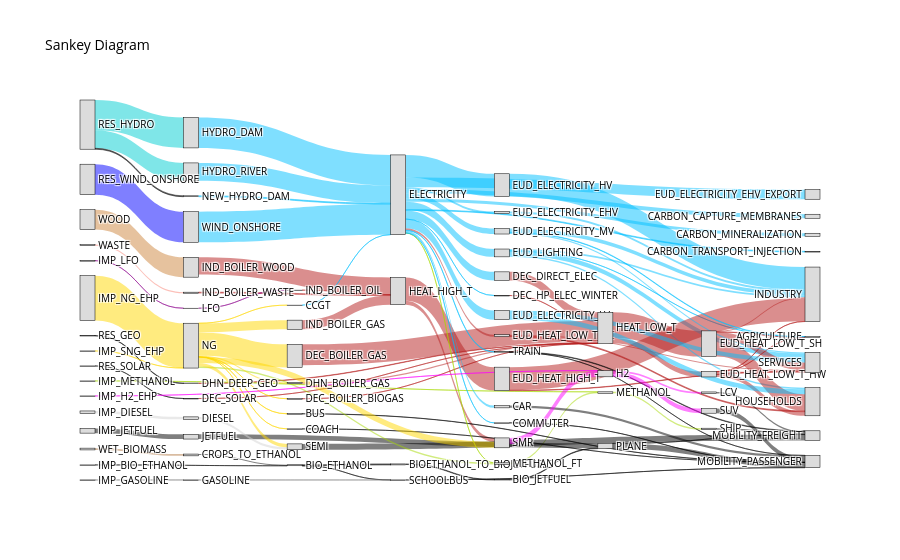

The notebook cell saved with this chart:
### Code cell
results_peaks_2050_carboneutre = run_model(energyscope_2050_carboneutre_peaks,apply_postprocessing=True)
plot_sankey(results_peaks_2050_carboneutre,aggregate_technology=False )

### Figure 1 — Plotly figure (JSON) as saved in the notebook; plotly's stock layout.template omitted (floating-point values rounded to 4 significant figures)
{"data": [{"link": {"color": ["rgba(0, 0, 0, 0.50)", "rgba(0, 0, 0, 0.50)", "rgba(0, 0, 0, 0.50)", "rgba(181, 31, 31, 0.50)", "rgba(181, 31, 31, 0.50)", "rgba(181, 31, 31, 0.50)", "rgba(181, 31, 31, 0.50)", "rgba(181, 31, 31, 0.50)", "rgba(181, 31, 31, 0.50)", "rgba(181, 31, 31, 0.50)", "rgba(181, 31, 31, 0.50)", "rgba(0, 0, 0, 0.50)", "rgba(211, 211, 211, 0.50)", "rgba(128, 128, 128, 0.50)", "rgba(0, 0, 0, 0.50)", "rgba(139, 0, 139, 0.50)", "rgba(165, 218, 0, 0.50)", "rgba(181, 31, 31, 0.50)", "rgba(181, 31, 31, 0.50)", "rgba(181, 31, 31, 0.50)", "rgba(181, 31, 31, 0.50)", "rgba(139, 0, 139, 0.50)", "rgba(165, 218, 0, 0.50)", "rgba(0, 0, 0, 0.50)", "rgba(0, 206, 209, 0.50)", "rgba(0, 0, 0, 0.50)", "rgba(0, 206, 209, 0.50)", "rgba(0, 0, 0, 0.50)", "rgba(0, 0, 255, 0.50)", "rgba(250, 128, 114, 0.50)", "rgba(179, 123, 68, 0.50)", "rgba(205, 133, 63, 0.50)", "rgba(0, 191, 255, 0.50)", "rgba(181, 31, 31, 0.50)", "rgba(0, 191, 255, 0.50)", "rgba(181, 31, 31, 0.50)", "rgba(181, 31, 31, 0.50)", "rgba(181, 31, 31, 0.50)", "rgba(181, 31, 31, 0.50)", "rgba(181, 31, 31, 0.50)", "rgba(0, 191, 255, 0.50)", "rgba(0, 191, 255, 0.50)", "rgba(0, 191, 255, 0.50)", "rgba(0, 191, 255, 0.50)", "rgba(181, 31, 31, 0.50)", "rgba(181, 31, 31, 0.50)", "rgba(181, 31, 31, 0.50)", "rgba(181, 31, 31, 0.50)", "rgba(181, 31, 31, 0.50)", "rgba(181, 31, 31, 0.50)", "rgba(181, 31, 31, 0.50)", "rgba(181, 31, 31, 0.50)", "rgba(181, 31, 31, 0.50)", "rgba(181, 31, 31, 0.50)", "rgba(0, 0, 0, 0.50)", "rgba(0, 0, 0, 0.50)", "rgba(0, 0, 0, 0.50)", "rgba(0, 0, 0, 0.50)", "rgba(0, 0, 0, 0.50)", "rgba(0, 0, 0, 0.50)", "rgba(0, 0, 0, 0.50)", "rgba(0, 0, 0, 0.50)", "rgba(0, 0, 0, 0.50)", "rgba(0, 0, 0, 0.50)", "rgba(0, 0, 0, 0.50)", "rgba(0, 0, 0, 0.50)", "rgba(0, 0, 0, 0.50)", "rgba(0, 0, 0, 0.50)", "rgba(0, 0, 0, 0.50)", "rgba(0, 0, 0, 0.50)", "rgba(128, 128, 128, 0.50)", "rgba(211, 211, 211, 0.50)", "rgba(165, 218, 0, 0.50)", "rgba(0, 191, 255, 0.50)", "rgba(0, 191, 255, 0.50)", "rgba(0, 191, 255, 0.50)", "rgba(0, 191, 255, 0.50)", "rgba(0, 191, 255, 0.50)", "rgba(0, 191, 255, 0.50)", "rgba(165, 218, 0, 0.50)", "rgba(0, 191, 255, 0.50)", "rgba(0, 191, 255, 0.50)", "rgba(0, 191, 255, 0.50)", "rgba(0, 191, 255, 0.50)", "rgba(0, 191, 255, 0.50)", "rgba(0, 191, 255, 0.50)", "rgba(0, 191, 255, 0.50)", "rgba(0, 191, 255, 0.50)", "rgba(0, 191, 255, 0.50)", "rgba(0, 191, 255, 0.50)", "rgba(0, 191, 255, 0.50)", "rgba(0, 191, 255, 0.50)", "rgba(0, 191, 255, 0.50)", "rgba(0, 191, 255, 0.50)", "rgba(0, 191, 255, 0.50)", "rgba(0, 191, 255, 0.50)", "rgba(0, 191, 255, 0.50)", "rgba(0, 191, 255, 0.50)", "rgba(255, 215, 0, 0.50)", "rgba(255, 215, 0, 0.50)", "rgba(255, 215, 0, 0.50)", "rgba(255, 215, 0, 0.50)", "rgba(255, 215, 0, 0.50)", "rgba(165, 218, 0, 0.50)", "rgba(255, 215, 0, 0.50)", "rgba(255, 215, 0, 0.50)", "rgba(255, 215, 0, 0.50)", "rgba(255, 215, 0, 0.50)", "rgba(255, 215, 0, 0.50)", "rgba(255, 215, 0, 0.50)", "rgba(255, 0, 255, 0.50)", "rgba(255, 0, 255, 0.50)", "rgba(255, 0, 255, 0.50)", "rgba(255, 0, 255, 0.50)"], "label": [2114.0, 3708.0, 3737.0, 6.641, 77510.0, 32050.0, 3.003, 25.2, 4439.0, 1623.0, 13920.0, 1.28, 9248.0, 253.2, 17380.0, 4.802, 1.848, 33680.0, 4.21, 3185.0, 64100.0, 4.802, 5395.0, 1623.0, 66430.0, 3419.0, 112700.0, 25.2, 113300.0, 3867.0, 6675.0, 73820.0, 35560.0, 7357.0, 29070.0, 87060.0, 19960.0, 95220.0, 3252.0, 4106.0, 82.84, 5622.0, 6727.0, 16630.0, 85580.0, 1473.0, 121.7, 15150.0, 712.4, 3973.0, 1096.0, 61720.0, 3725.0, 28680.0, 574.8, 8353.0, 42.15, 183.0, 6129.0, 444.6, 19050.0, 283.5, 21770.0, 5397.0, 17070.0, 1906.0, 4.17, 2114.0, 17380.0, 30.24, 253.2, 9248.0, 5397.0, 1.233, 14860.0, 11220.0, 2941.0, 32050.0, 1.501, 161.9, 112700.0, 66430.0, 3419.0, 113300.0, 8153.0, 83950.0, 34000.0, 20140.0, 8153.0, 83950.0, 18470.0, 15520.0, 1988.0, 13280.0, 4869.0, 8353.0, 183.0, 1911.0, 166400.0, 7.337, 1.864, 22800.0, 85630.0, 5827.0, 4771.0, 34190.0, 7.337, 574.8, 42.15, 12520.0, 7.946, 23190.0, 6129.0, 17070.0], "source": [1, 2, 12, 13, 14, 15, 16, 17, 18, 19, 34, 39, 40, 41, 43, 44, 45, 49, 50, 51, 52, 55, 57, 63, 64, 64, 64, 65, 66, 74, 75, 77, 21, 21, 21, 34, 35, 35, 29, 29, 31, 31, 31, 31, 27, 27, 28, 28, 28, 28, 30, 30, 30, 30, 4, 5, 10, 11, 54, 62, 62, 67, 68, 70, 72, 73, 73, 3, 53, 2, 32, 20, 56, 9, 21, 21, 21, 21, 21, 21, 37, 38, 60, 76, 21, 21, 21, 21, 22, 24, 25, 25, 26, 26, 26, 21, 21, 21, 46, 47, 61, 61, 61, 61, 61, 61, 61, 61, 61, 61, 42, 71, 33, 33], "target": [3, 1, 2, 35, 35, 35, 35, 35, 35, 35, 71, 2, 20, 32, 53, 55, 56, 34, 34, 34, 34, 50, 56, 19, 38, 60, 37, 17, 76, 51, 12, 52, 23, 29, 31, 27, 28, 30, 36, 69, 0, 36, 48, 69, 48, 69, 0, 36, 48, 69, 0, 36, 48, 69, 59, 59, 59, 59, 58, 58, 59, 59, 58, 58, 59, 58, 59, 62, 62, 67, 67, 68, 70, 21, 6, 7, 8, 15, 16, 57, 21, 21, 21, 21, 22, 24, 25, 26, 48, 48, 36, 69, 0, 48, 69, 5, 11, 73, 61, 61, 9, 71, 14, 57, 18, 49, 13, 4, 10, 68, 33, 33, 54, 72], "value": [2114.0, 3708.0, 3737.0, 6.641, 77510.0, 32050.0, 3.003, 25.2, 4439.0, 1623.0, 13920.0, 1.28, 9248.0, 253.2, 17380.0, 4.802, 1.848, 33680.0, 4.21, 3185.0, 64100.0, 4.802, 5395.0, 1623.0, 66430.0, 3419.0, 112700.0, 25.2, 113300.0, 3867.0, 6675.0, 73820.0, 35560.0, 7357.0, 29070.0, 87060.0, 19960.0, 95220.0, 3252.0, 4106.0, 82.84, 5622.0, 6727.0, 16630.0, 85580.0, 1473.0, 121.7, 15150.0, 712.4, 3973.0, 1096.0, 61720.0, 3725.0, 28680.0, 574.8, 8353.0, 42.15, 183.0, 6129.0, 444.6, 19050.0, 283.5, 21770.0, 5397.0, 17070.0, 1906.0, 4.17, 2114.0, 17380.0, 30.24, 253.2, 9248.0, 5397.0, 1.233, 14860.0, 11220.0, 2941.0, 32050.0, 1.501, 161.9, 112700.0, 66430.0, 3419.0, 113300.0, 8153.0, 83950.0, 34000.0, 20140.0, 8153.0, 83950.0, 18470.0, 15520.0, 1988.0, 13280.0, 4869.0, 8353.0, 183.0, 1911.0, 166400.0, 7.337, 1.864, 22800.0, 85630.0, 5827.0, 4771.0, 34190.0, 7.337, 574.8, 42.15, 12520.0, 7.946, 23190.0, 6129.0, 17070.0]}, "node": {"color": "#DCDCDC", "label": ["AGRICULTURE", "BIOETHANOL_TO_BIOJETFUELS", "BIO_ETHANOL", "BIO_JETFUEL", "BUS", "CAR", "CARBON_CAPTURE_MEMBRANES", "CARBON_MINERALIZATION", "CARBON_TRANSPORT_INJECTION", "CCGT", "COACH", "COMMUTER", "CROPS_TO_ETHANOL", "DEC_BOILER_BIOGAS", "DEC_BOILER_GAS", "DEC_DIRECT_ELEC", "DEC_HP_ELEC_WINTER", "DEC_SOLAR", "DHN_BOILER_GAS", "DHN_DEEP_GEO", "DIESEL", "ELECTRICITY", "EUD_ELECTRICITY_EHV", "EUD_ELECTRICITY_EHV_EXPORT", "EUD_ELECTRICITY_HV", "EUD_ELECTRICITY_LV", "EUD_ELECTRICITY_MV", "EUD_HEAT_HIGH_T", "EUD_HEAT_LOW_T_HW", "EUD_HEAT_LOW_T_SC", "EUD_HEAT_LOW_T_SH", "EUD_LIGHTING", "GASOLINE", "H2", "HEAT_HIGH_T", "HEAT_LOW_T", "HOUSEHOLDS", "HYDRO_DAM", "HYDRO_RIVER", "IMP_BIO_ETHANOL", "IMP_DIESEL", "IMP_GASOLINE", "IMP_H2_EHP", "IMP_JETFUEL", "IMP_LFO", "IMP_METHANOL", "IMP_NG_EHP", "IMP_SNG_EHP", "INDUSTRY", "IND_BOILER_GAS", "IND_BOILER_OIL", "IND_BOILER_WASTE", "IND_BOILER_WOOD", "JETFUEL", "LCV", "LFO", "METHANOL", "METHANOL_FT", "MOBILITY_FREIGHT", "MOBILITY_PASSENGER", "NEW_HYDRO_DAM", "NG", "PLANE", "RES_GEO", "RES_HYDRO", "RES_SOLAR", "RES_WIND_ONSHORE", "SCHOOLBUS", "SEMI", "SERVICES", "SHIP", "SMR", "SUV", "TRAIN", "WASTE", "WET_BIOMASS", "WIND_ONSHORE", "WOOD"], "line": {"color": "black", "width": 0.5}, "pad": 15, "thickness": 15}, "valueformat": ".0f", "valuesuffix": "", "type": "sankey"}], "layout": {"title": {"text": "Sankey Diagram"}, "font": {"size": 10, "color": "black"}}}
